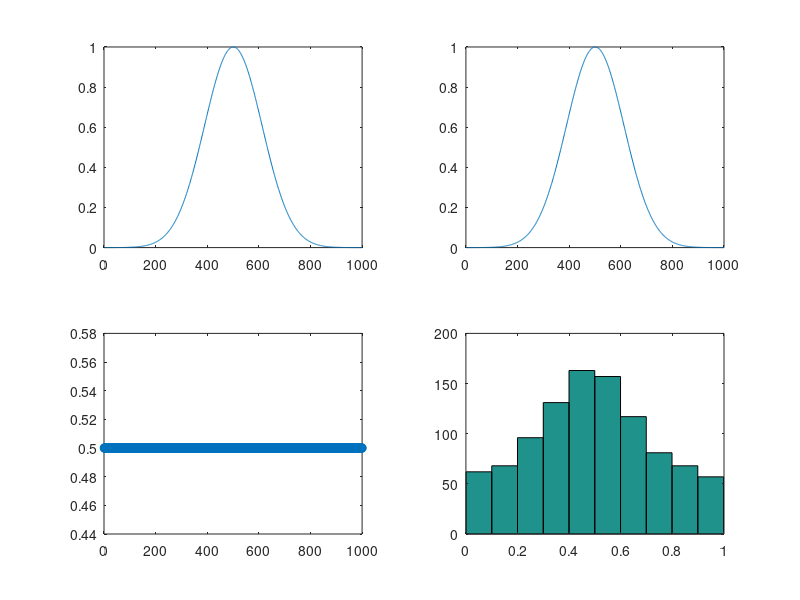

Here is the MATLAB script that generated this plot:
% Test simulation for the contribution of spFRET from Triplet Event.

% Set Proximity FRET Ratio:
proximity = 0.5;

% Set Triplet effect:
% 0 for no triplet, 1 for all triplet;
D_tri = 1;
A_tri = 1;

% Set wave packet:
N = 1000;   % Number of sample time
W = 0.1;    % wave packet width, variance of wave packet
t = linspace(-1 , 1,N+1);
t = t(1:N); % Last point == First point

% Set wave packet of donor:
subplot(2,2,1);
if proximity == 1
    D = 0;
else
    D = 1;
end
D_pack = D * exp(- t.^2/W);
plot(D_pack);

% Set acceptor
% use definition of proximity = A/(D+A)
subplot(2,2,2);
if proximity == 1
    A = 1;
elseif proximity == 0
        A = 0;
else 
    A = proximity * D/(1-proximity);
end
A_pack = A * exp(- t.^2/W);
plot(A_pack);

% plot FRET value point(or hist) without triplet:
subplot(2,2,3);
% hist(A_pack./(D_pack+A_pack),1,'o');
plot(A_pack./(D_pack+A_pack),'o')

% plot FRET value point(or hist) with triplet:
subplot(2,2,4);
A_trip = A_pack .* (1 - A_tri*rand(1,N));
D_trip = D_pack .* (1 - D_tri*rand(1,N));
hist(A_trip./(D_trip+A_trip));
% plot(A_trip./(D_trip+A_trip),'o')
